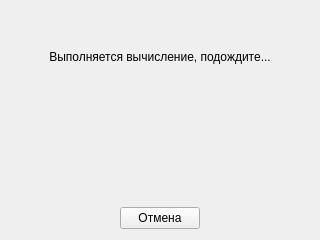
<?xml version="1.0" encoding="UTF-8"?>
<ui version="4.0">
 <class>DoingFrame</class>
 <widget class="QWidget" name="DoingFrame">
  <property name="geometry">
   <rect>
    <x>0</x>
    <y>0</y>
    <width>320</width>
    <height>240</height>
   </rect>
  </property>
  <property name="windowTitle">
   <string>Form</string>
  </property>
  <layout class="QVBoxLayout" name="mainLayout">
   <item>
    <widget class="QLabel" name="label">
     <property name="text">
      <string>Выполняется вычисление, подождите...</string>
     </property>
     <property name="alignment">
      <set>Qt::AlignCenter</set>
     </property>
    </widget>
   </item>
   <item>
    <widget class="QLabel" name="label_2">
     <property name="text">
      <string/>
     </property>
     <property name="alignment">
      <set>Qt::AlignCenter</set>
     </property>
    </widget>
   </item>
   <item>
    <layout class="QHBoxLayout" name="horizontalLayout">
     <item>
      <spacer name="horizontalSpacer">
       <property name="orientation">
        <enum>Qt::Horizontal</enum>
       </property>
       <property name="sizeHint" stdset="0">
        <size>
         <width>40</width>
         <height>20</height>
        </size>
       </property>
      </spacer>
     </item>
     <item>
      <widget class="QPushButton" name="pushButton_Cancel">
       <property name="text">
        <string>Отмена</string>
       </property>
      </widget>
     </item>
     <item>
      <spacer name="horizontalSpacer_2">
       <property name="orientation">
        <enum>Qt::Horizontal</enum>
       </property>
       <property name="sizeHint" stdset="0">
        <size>
         <width>40</width>
         <height>20</height>
        </size>
       </property>
      </spacer>
     </item>
    </layout>
   </item>
  </layout>
 </widget>
 <resources/>
 <connections/>
</ui>
